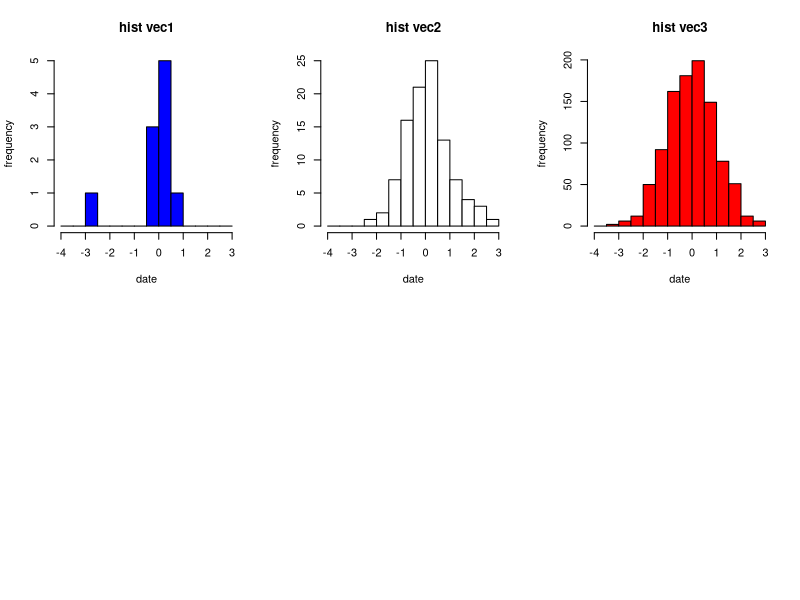

The R source for this figure:
##############################################
#Problème 1#
##############################################

#Création des 3 vecteurs#

vec1=rnorm(10)
vec2=rnorm(100)
vec3=rnorm(1000)

####création d'un fichier pdf####
pdf("Problème1.pdf")

####Permet de définir que l'on veut en sortir des graphes organisés sur 2 colonnes et 3 lignes#
par(mfrow = c(2,3))

#####Bonus - la commande permet de définir les limites de l'axe des abscisses identiques pour l'ensemble des graphes en se basant sur les valeurs min et max des 3 vecteurs 
hist(vec1,col="blue",xlab="date",ylab="frequency",main="hist vec1",breaks=c(seq(floor(min(c(vec1,vec2,vec3))),ceiling(max(c(vec1,vec2,vec3))),0.5)))
hist(vec2,col="white",xlab="date",ylab="frequency",main="hist vec2",breaks=c(seq(floor(min(c(vec1,vec2,vec3))),ceiling(max(c(vec1,vec2,vec3))),0.5)))
hist(vec3,col="red",xlab="date",ylab="frequency",main="hist vec3",breaks=c(seq(floor(min(c(vec1,vec2,vec3))),ceiling(max(c(vec1,vec2,vec3))),0.5)))

###finaliser le pdf##
dev.off()

